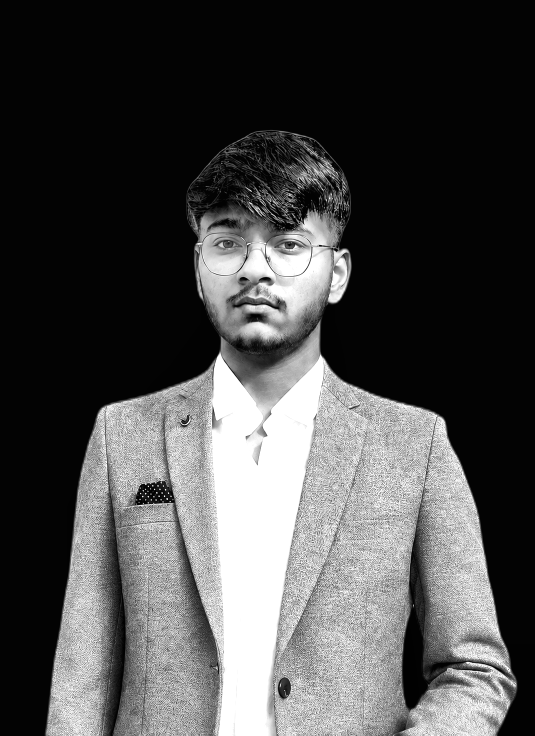
#> input picture data/processed_photo.png, 1069 x 1471 px, found by its file name (shown at 1/2 size)
$ python make_ascii_svg.py
#> lines starting #> are read from the running program, lines starting #| are printed output that depends on the picture
#> in generate_ascii_svg, image is the input picture: PIL image 1069x1471 L; min 1, max 255, mean 76.1
### scripts/utils.py
"""
Utility functions and configuration constants for generating SVGs.
"""

from pathlib import Path

# Color Palette
COLORS = {
    "background": "#0d1117",
    "primary": "#c9d1d9",
    "secondary": "#8b949e",
    "accent": "#39d353",
    "border": "#30363d"
}

# Fonts
FONTS = {
    "primary": "JetBrains Mono, monospace",
    "fallback": "monospace"
}

# [14 lines left out: function create_svg_container, not called in this run]

def save_svg(filename: str, content: str):
    """Saves SVG content to the assets directory."""
    out_dir = Path("assets")
    out_dir.mkdir(parents=True, exist_ok=True)
    out_path = out_dir / filename
    with open(out_path, "w", encoding="utf-8") as f:
        f.write(content)
    print(f"Generated {out_path}")

### scripts/make_ascii_svg.py
from PIL import Image
from utils import COLORS, FONTS, save_svg
from pathlib import Path
import logging

logging.basicConfig(level=logging.INFO, format="%(levelname)s: %(message)s")

# Character ramp from darkest to lightest
ASCII_CHARS = " .`:-=+*#%@"

def resize_image(image, new_width=60):
#> called with new_width = 50
    width, height = image.size
#> width = 1069; height = 1471
    # Adjust aspect ratio for terminal fonts (typically 1:2 width to height)
    aspect_ratio = height / width / 1.65
#> aspect_ratio = 0.834
    new_height = int(aspect_ratio * new_width)
#> new_height = 41
    resized_image = image.resize((new_width, new_height))
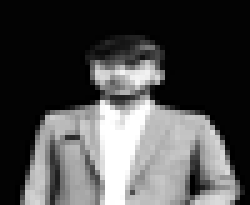
#> resized_image: PIL image 50x41 L (shown 5 times larger); min 0, max 255, mean 76.2
    return resized_image

def pixels_to_ascii(image):
    pixels = image.getdata()
    ascii_str = ""
    for pixel in pixels:
        # map pixel value 0-255 to ascii chars
        idx = int(pixel / 255 * (len(ASCII_CHARS) - 1))
        ascii_str += ASCII_CHARS[idx]
#> this loop made 2050 passes
#> ascii_str on passes 1 to 3: ' ', '  ', '   '
    return ascii_str

def generate_ascii_svg():
    input_path = Path("data/processed_photo.png")
    if not input_path.exists():
        logging.warning(f"{input_path} not found. Run prep_photo.py first.")
        # Fallback dummy ascii
        lines = [
            "  .----------------.  ",
            " | .--------------. | ",
            " | |  YASH GUPTA  | | ",
            " | |              | | ",
            " | |  AI ENGINEER | | ",
            " | '--------------' | ",
            "  '----------------'  "
        ]
    else:
        try:
            image = Image.open(input_path).convert('L')
            image = resize_image(image, new_width=50)
            ascii_str = pixels_to_ascii(image)

            img_width = image.width
#> img_width = 50
            ascii_str_len = len(ascii_str)
#> ascii_str_len = 2050
            lines = [ascii_str[index: index + img_width] for index in range(0, ascii_str_len, img_width)]
#> lines = 41 items
        except Exception as e:
            logging.error(f"Error converting to ASCII: {e}")
            return

    # SVG styling for terminal typing effect
    svg_width = 350
    svg_height = 400

    title_bar = f"""
    <rect width="100%" height="30" fill="{COLORS['border']}" rx="4" />
    <circle cx="15" cy="15" r="6" fill="#ff5f56"/>
    <circle cx="35" cy="15" r="6" fill="#ffbd2e"/>
    <circle cx="55" cy="15" r="6" fill="#27c93f"/>
    <text x="50%" y="20" class="text-primary" font-size="14" text-anchor="middle">yash@github: ~/portrait</text>
    """

    ascii_svg = ""
    delay = 0.5
    for i, line in enumerate(lines):
        # Escape special XML chars if any
        safe_line = line.replace("&", "&amp;").replace("<", "&lt;").replace(">", "&gt;")

        ascii_svg += f"""
        <g class="fade-in" style="animation-delay: {delay}s; opacity: 0;">
            <text x="20" y="{60 + i * 12}" font-size="10" class="text-accent" xml:space="preserve">{safe_line}</text>
        </g>
        """
        delay += 0.05  # Fast typing effect line by line
#> this loop made 41 passes
#> delay on passes 1 to 12: 0.55, 0.6, 0.65, 0.7, 0.75, 0.8, 0.85, 0.9, 0.95, 1, 1.05, 1.1
#> after the loop, delay = 2.55

    svg_content = f"""<svg xmlns="http://www.w3.org/2000/svg" width="{svg_width}" height="{svg_height}" viewBox="0 0 {svg_width} {svg_height}">
    <style>
        .text-primary {{ font-family: {FONTS['primary']}; fill: {COLORS['primary']}; }}
        .text-accent {{ font-family: {FONTS['primary']}; fill: {COLORS['accent']}; font-weight: bold; letter-spacing: 1px; }}
        .bg {{ fill: {COLORS['background']}; }}
        .border {{ stroke: {COLORS['border']}; fill: none; }}

        @keyframes fadeInSlide {{
            0% {{ opacity: 0; transform: translateY(-5px); }}
            100% {{ opacity: 1; transform: translateY(0); }}
        }}
        .fade-in {{
            animation: fadeInSlide 0.2s forwards ease-out;
        }}
    </style>

    <rect width="{svg_width}" height="{svg_height}" class="bg" rx="6" />
    <rect width="{svg_width}" height="{svg_height}" class="border" rx="6" stroke-width="2"/>

    {title_bar}
    {ascii_svg}
</svg>"""

    save_svg("ascii.svg", svg_content)

if __name__ == "__main__":
    generate_ascii_svg()
